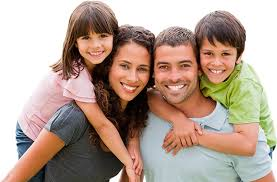
//> input picture OpencvFaceDetection/OpencvFaceDetection/face1.jpg, 277 x 182 px, given in place of the camera
$ ./test   (built with g++ and OpenCV 4)
//> lines starting //> are read from the running program, lines starting //| are printed output that depends on the picture; after the words box and inside, x2 and y2 are one past the last pixel; in counts of white or black regions, pixels touching at a corner belong together
 #include <opencv2/objdetect/objdetect.hpp>
 #include <opencv2/imgproc/imgproc.hpp>
 #include <opencv2/highgui/highgui.hpp>

 #include <iostream>
 #include <stdio.h>

 using namespace std;
 using namespace cv;

 /** Function Headers */
 void detectAndDisplay( Mat frame );

 /** Global variables */
 String face_cascade_name = "haarcascade_frontalface_alt.xml";
 String eyes_cascade_name = "haarcascade_eye_tree_eyeglasses.xml";
 CascadeClassifier face_cascade;
 CascadeClassifier eyes_cascade;
 string window_name = "Capture - Face detection";
 RNG rng(12345);


 /** @function main */
 /* capture video */
 /**/
int main( int argc, const char** argv )
{
    VideoCapture cap(0);

    if(!cap.isOpened())
        return -1;

   //-- 1. Load the cascades
   if( !face_cascade.load( face_cascade_name ) ){ printf("--(!)Error loading\n"); return -1; };
   if( !eyes_cascade.load( eyes_cascade_name ) ){ printf("--(!)Error loading\n"); return -1; };

   //-- 2. Read the video stream
   // Init
   Mat frame;
   while( true )
   {
       cap >> frame;
//> frame is the input picture: 182 rows x 277 cols, CV_8UC3; mean B, G, R 148, 160.7, 181.6

        //-- 3. Apply the classifier to the frame
       if( !frame.empty() )
       { detectAndDisplay( frame ); }
       else
       { printf(" --(!) No captured frame -- Break!"); break; }

       int c = waitKey(10);
       if( (char)c == 'c' ) { break; }
   }
   return 0;
}


// [31 lines of commented-out code are left out]
void detectAndDisplay( Mat frame )
{
  std::vector<Rect> faces;
  Mat frame_gray;

  cvtColor( frame, frame_gray, CV_BGR2GRAY );
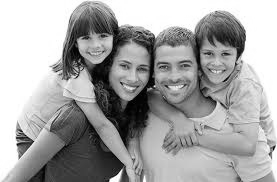
//> frame_gray: 182 rows x 277 cols, CV_8UC1; min 0, max 255, mean 165.5
  equalizeHist( frame_gray, frame_gray );
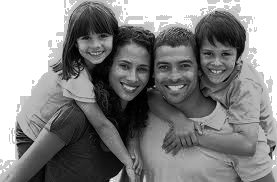
//> frame_gray: 182 rows x 277 cols, CV_8UC1; min 0, max 255, mean 133.3

  //-- Detect faces
  face_cascade.detectMultiScale( frame_gray, faces, 1.1, 2, 0|CV_HAAR_SCALE_IMAGE, Size(30, 30) );
//> faces = 4 Rects (x, y, width, height): [74, 20, 44, 44], [194, 37, 46, 46], [108, 48, 50, 50], [148, 46, 53, 53]

  for( size_t i = 0; i < faces.size(); i++ )
  {
    Point center( faces[i].x + faces[i].width*0.5, faces[i].y + faces[i].height*0.5 );
    ellipse( frame, center, Size( faces[i].width*0.5, faces[i].height*0.5), 0, 0, 360, Scalar( 255, 0, 255 ), 4, 8, 0 );

    Mat faceROI = frame_gray( faces[i] );
    std::vector<Rect> eyes;

    //-- In each face, detect eyes
    eyes_cascade.detectMultiScale( faceROI, eyes, 1.1, 2, 0 |CV_HAAR_SCALE_IMAGE, Size(30, 30) );

    for( size_t j = 0; j < eyes.size(); j++ )
     {
       Point center( faces[i].x + eyes[j].x + eyes[j].width*0.5, faces[i].y + eyes[j].y + eyes[j].height*0.5 );
       int radius = cvRound( (eyes[j].width + eyes[j].height)*0.25 );
       circle( frame, center, radius, Scalar( 255, 0, 0 ), 4, 8, 0 );
     }
  }
//> this loop made 4 passes
//> center on passes 1 to 4: Point(96, 42), Point(217, 60), Point(133, 73), Point(174, 72)
//> pass 1, in detectAndDisplay, `Mat faceROI = frame_gray( faces[i] );`:
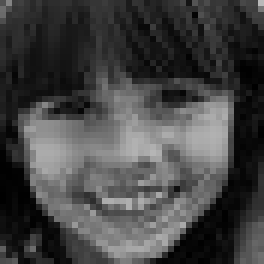
//> faceROI: 44 rows x 44 cols, CV_8UC1 (shown 6 times larger); min 0, max 185, mean 67.8
//> pass 2, in detectAndDisplay, `Mat faceROI = frame_gray( faces[i] );`:
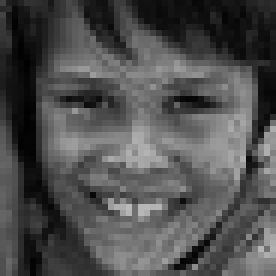
//> faceROI: 46 rows x 46 cols, CV_8UC1 (shown 6 times larger); min 1, max 185, mean 79.1
//> pass 3, in detectAndDisplay, `Mat faceROI = frame_gray( faces[i] );`:
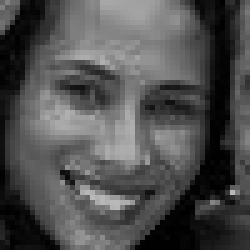
//> faceROI: 50 rows x 50 cols, CV_8UC1 (shown 5 times larger); min 0, max 186, mean 79.4
//> after the loop:
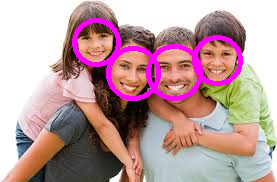
//> frame: 182 rows x 277 cols, CV_8UC3; 5.64% of pixels changed, all inside (x1, y1, x2, y2) = (72, 18, 243, 101)
//> the Esc key is pressed
  //-- Show what you got
  imshow( window_name, frame );
}
